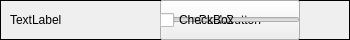
<?xml version="1.0" encoding="UTF-8"?>
<ui version="4.0">
 <class>PropertyWidget</class>
 <widget class="QWidget" name="PropertyWidget">
  <property name="geometry">
   <rect>
    <x>0</x>
    <y>0</y>
    <width>350</width>
    <height>40</height>
   </rect>
  </property>
  <property name="sizePolicy">
   <sizepolicy hsizetype="Fixed" vsizetype="Fixed">
    <horstretch>0</horstretch>
    <verstretch>0</verstretch>
   </sizepolicy>
  </property>
  <property name="minimumSize">
   <size>
    <width>350</width>
    <height>40</height>
   </size>
  </property>
  <property name="maximumSize">
   <size>
    <width>500</width>
    <height>42</height>
   </size>
  </property>
  <property name="windowTitle">
   <string>Form</string>
  </property>
  <property name="autoFillBackground">
   <bool>true</bool>
  </property>
  <widget class="QFrame" name="frame">
   <property name="geometry">
    <rect>
     <x>0</x>
     <y>0</y>
     <width>350</width>
     <height>40</height>
    </rect>
   </property>
   <property name="frameShape">
    <enum>QFrame::Box</enum>
   </property>
   <widget class="QComboBox" name="comboBox">
    <property name="geometry">
     <rect>
      <x>160</x>
      <y>0</y>
      <width>140</width>
      <height>40</height>
     </rect>
    </property>
   </widget>
   <widget class="QPushButton" name="pushButton">
    <property name="geometry">
     <rect>
      <x>160</x>
      <y>0</y>
      <width>140</width>
      <height>40</height>
     </rect>
    </property>
    <property name="text">
     <string>PushButton</string>
    </property>
   </widget>
   <widget class="QSlider" name="horizontalSlider">
    <property name="geometry">
     <rect>
      <x>160</x>
      <y>0</y>
      <width>140</width>
      <height>40</height>
     </rect>
    </property>
    <property name="orientation">
     <enum>Qt::Horizontal</enum>
    </property>
    <property name="tickPosition">
     <enum>QSlider::NoTicks</enum>
    </property>
   </widget>
   <widget class="QLabel" name="propertyName">
    <property name="geometry">
     <rect>
      <x>10</x>
      <y>0</y>
      <width>150</width>
      <height>40</height>
     </rect>
    </property>
    <property name="sizePolicy">
     <sizepolicy hsizetype="Preferred" vsizetype="Maximum">
      <horstretch>0</horstretch>
      <verstretch>2</verstretch>
     </sizepolicy>
    </property>
    <property name="text">
     <string>TextLabel</string>
    </property>
    <property name="alignment">
     <set>Qt::AlignLeading|Qt::AlignLeft|Qt::AlignVCenter</set>
    </property>
   </widget>
   <widget class="QCheckBox" name="checkBox">
    <property name="geometry">
     <rect>
      <x>160</x>
      <y>0</y>
      <width>140</width>
      <height>40</height>
     </rect>
    </property>
    <property name="sizePolicy">
     <sizepolicy hsizetype="Fixed" vsizetype="Fixed">
      <horstretch>0</horstretch>
      <verstretch>0</verstretch>
     </sizepolicy>
    </property>
    <property name="text">
     <string>CheckBox</string>
    </property>
   </widget>
   <widget class="QLabel" name="valueDisplay">
    <property name="geometry">
     <rect>
      <x>300</x>
      <y>0</y>
      <width>50</width>
      <height>40</height>
     </rect>
    </property>
    <property name="sizePolicy">
     <sizepolicy hsizetype="Preferred" vsizetype="Expanding">
      <horstretch>0</horstretch>
      <verstretch>0</verstretch>
     </sizepolicy>
    </property>
    <property name="minimumSize">
     <size>
      <width>50</width>
      <height>40</height>
     </size>
    </property>
    <property name="text">
     <string/>
    </property>
   </widget>
   <zorder>comboBox</zorder>
   <zorder>pushButton</zorder>
   <zorder>propertyName</zorder>
   <zorder>horizontalSlider</zorder>
   <zorder>checkBox</zorder>
   <zorder>valueDisplay</zorder>
  </widget>
 </widget>
 <resources/>
 <connections/>
</ui>
